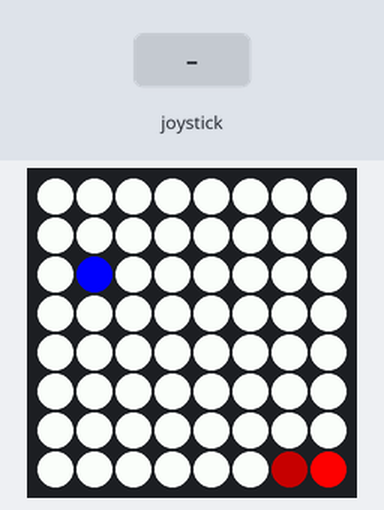
A program run on a simulated Raspberry Pi (BCM pin numbers) with a Sense HAT. Shown: the Sense HAT's 8×8 RGB LED matrix. The inputs (shaded band) are chosen by the test bench. Random numbers come from a fixed seed; the 64×8 strip is a reading aid, not a part: it shows the text the matrix is scrolling, unrolled, one strip-width of it at a time. At 20.3 s the program stops and its outputs stay as they are.

Above: at 1.2 s.
1.3 s: joystick pushed up
At 3.4 s:
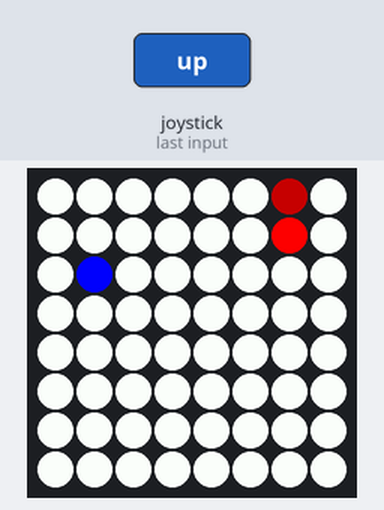
4.0 s: joystick pushed left
At 5.9 s:
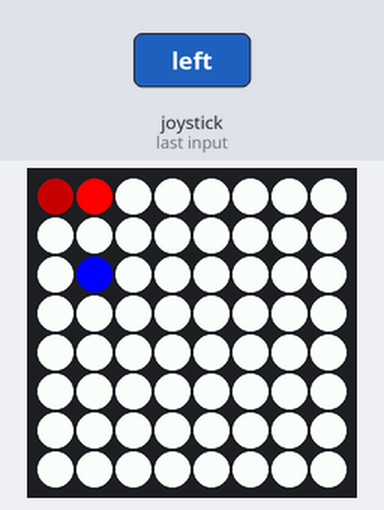
6.5 s: joystick pushed down
At 8.8 s:
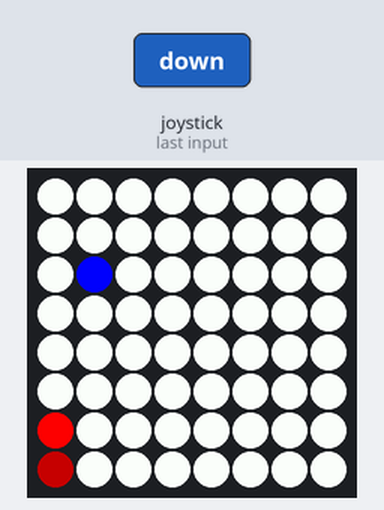
9.0 s: joystick pushed right
At 9.17 s:
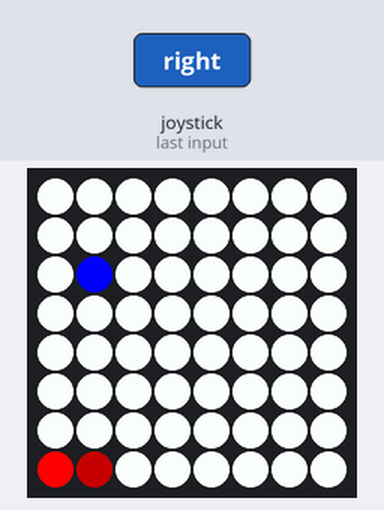
11.5 s: joystick pushed up
At 13.8 s:
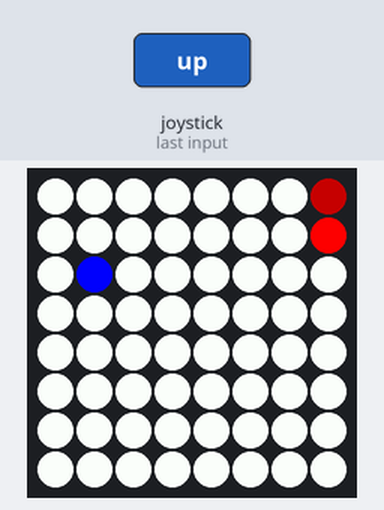
14.0 s: joystick pushed down
At 21.5 s:
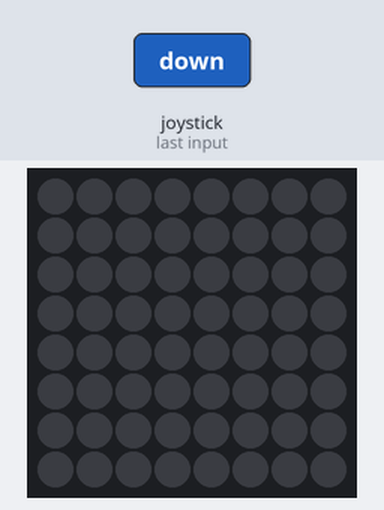

The program:

v2_solo.py
```python
from sense_hat import SenseHat, ACTION_PRESSED, ACTION_HELD, ACTION_RELEASED, DIRECTION_DOWN, DIRECTION_UP, DIRECTION_LEFT, DIRECTION_RIGHT
from time import sleep
import random

W = [255,255,255]
R = [255,0,0]
RD = [100,33,33]
B = [0,0,255]

START_SNAKE = [62,63]
START_MOUSE = [47]

RIGHT = +1
LEFT = -1
UP = -8
DOWN = +8

S = SenseHat()

def add_mouse(mouses,snakes):
    """
        Add 1 mouse in a random free tile of the grid
        Return mouses list
    """
    rnd = -1
    while rnd < 0:
        rnd = random.randint(0,63)
        if rnd in snakes or rnd in mouses:
            rnd = -1
            continue
        mouses.append(rnd)
    return mouses

def set_grid_pixels(snake, mouses):
    """
        Fill the grid with snake and mouses, then display the grid
    """
    global S
    grid = [W]*64
    grid[snake[0]] = RD
    for i in snake[1:]:
        grid[i] = R
    for i in mouses:
        grid[i] = B
    S.set_pixels(grid)

def move_snake(direction, snakes, mouses):
    """
        Return snake list and mouses list after moving the snake in the grid
    """
    if 0 <= snakes[0]+direction <= 63 and (0 <= (snakes[0]%8)+direction <= 7 or abs(direction)==8):
        if snakes[0]+direction in snakes:
            raise Exception("GAME OVER")
        if snakes[0]+direction in mouses:
            mouses = add_mouse(mouses,snakes)
            mouses.remove(snakes[0]+direction)
            snakes.append(-1)
        snakes[1:] = snakes[0:len(snakes)-1]
        snakes[0] += direction
    return snakes, mouses

def main():
    try:
        global S
        snake_list = START_SNAKE[:]
        #mouse_list = START_MOUSE[:]
        mouse_list = add_mouse([],snake_list)
        set_grid_pixels(snake_list, mouse_list)
        first_joystick_action = False
        direction = 0
        while True:
            already_treated = False
            for event in S.stick.get_events():
                if event.action in (ACTION_PRESSED, ACTION_HELD) and not already_treated:
                    first_joystick_action = True
                    if event.direction == DIRECTION_DOWN:
                        direction = DOWN
                        already_treated = True
                    if event.direction == DIRECTION_UP:
                        direction = UP
                        already_treated = True
                    if event.direction == DIRECTION_RIGHT:
                        direction = RIGHT
                        already_treated = True
                    if event.direction == DIRECTION_LEFT:
                        direction = LEFT
                        already_treated = True
            if first_joystick_action:
                snake_list, mouse_list = move_snake(direction,snake_list,mouse_list)
                set_grid_pixels(snake_list, mouse_list)
            sleep(0.25)
    except KeyboardInterrupt as e:
        S.clear()
    except BaseException as e:
        S.show_message("GAME OVER")
        S.clear()

if __name__ == "__main__":
    main()
```

Measured:
- after the input at 1.3 s, the LEDs: first change after 0.22 s (image 1 shows a later state)
- after the input at 4.0 s, the LEDs: first change at once (image 2 shows a later state)
- after the input at 6.5 s, the LEDs: first change at once (image 3 shows a later state)
- after the input at 9.0 s, the LEDs: change after 0.05 s (image 4)
- after the input at 11.5 s, the LEDs: first change after 0.05 s (image 5 shows a later state)
- after the input at 14.0 s, the LEDs: first change after 0.06 s (image 6 shows a later state)
